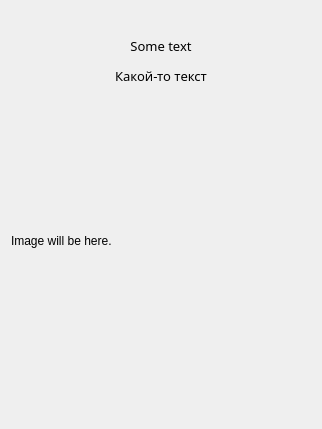
<?xml version="1.0" encoding="UTF-8"?>
<ui version="4.0">
 <class>CatHelper</class>
 <widget class="QWidget" name="CatHelper">
  <property name="geometry">
   <rect>
    <x>0</x>
    <y>0</y>
    <width>318</width>
    <height>429</height>
   </rect>
  </property>
  <property name="sizePolicy">
   <sizepolicy hsizetype="Minimum" vsizetype="Minimum">
    <horstretch>0</horstretch>
    <verstretch>0</verstretch>
   </sizepolicy>
  </property>
  <property name="windowTitle">
   <string>Form</string>
  </property>
  <layout class="QVBoxLayout" name="verticalLayout">
   <item>
    <spacer name="verticalSpacer">
     <property name="orientation">
      <enum>Qt::Vertical</enum>
     </property>
     <property name="sizeHint" stdset="0">
      <size>
       <width>20</width>
       <height>40</height>
      </size>
     </property>
    </spacer>
   </item>
   <item>
    <widget class="QLabel" name="textLabel">
     <property name="sizePolicy">
      <sizepolicy hsizetype="Minimum" vsizetype="Minimum">
       <horstretch>0</horstretch>
       <verstretch>0</verstretch>
      </sizepolicy>
     </property>
     <property name="font">
      <font>
       <family>Segoe Print</family>
       <pointsize>10</pointsize>
      </font>
     </property>
     <property name="text">
      <string notr="true">&lt;html&gt;&lt;head/&gt;&lt;body&gt;&lt;p&gt;Some text&lt;/p&gt;&lt;p&gt;Какой-то текст&lt;/p&gt;&lt;/body&gt;&lt;/html&gt;</string>
     </property>
     <property name="textFormat">
      <enum>Qt::AutoText</enum>
     </property>
     <property name="scaledContents">
      <bool>false</bool>
     </property>
     <property name="alignment">
      <set>Qt::AlignBottom|Qt::AlignHCenter</set>
     </property>
     <property name="wordWrap">
      <bool>true</bool>
     </property>
    </widget>
   </item>
   <item>
    <widget class="QLabel" name="imageLabel">
     <property name="sizePolicy">
      <sizepolicy hsizetype="Fixed" vsizetype="Fixed">
       <horstretch>0</horstretch>
       <verstretch>0</verstretch>
      </sizepolicy>
     </property>
     <property name="minimumSize">
      <size>
       <width>300</width>
       <height>300</height>
      </size>
     </property>
     <property name="maximumSize">
      <size>
       <width>300</width>
       <height>300</height>
      </size>
     </property>
     <property name="text">
      <string>Image will be here.</string>
     </property>
     <property name="scaledContents">
      <bool>true</bool>
     </property>
    </widget>
   </item>
   <item>
    <spacer name="verticalSpacer_2">
     <property name="orientation">
      <enum>Qt::Vertical</enum>
     </property>
     <property name="sizeHint" stdset="0">
      <size>
       <width>20</width>
       <height>40</height>
      </size>
     </property>
    </spacer>
   </item>
  </layout>
 </widget>
 <resources/>
 <connections/>
</ui>
